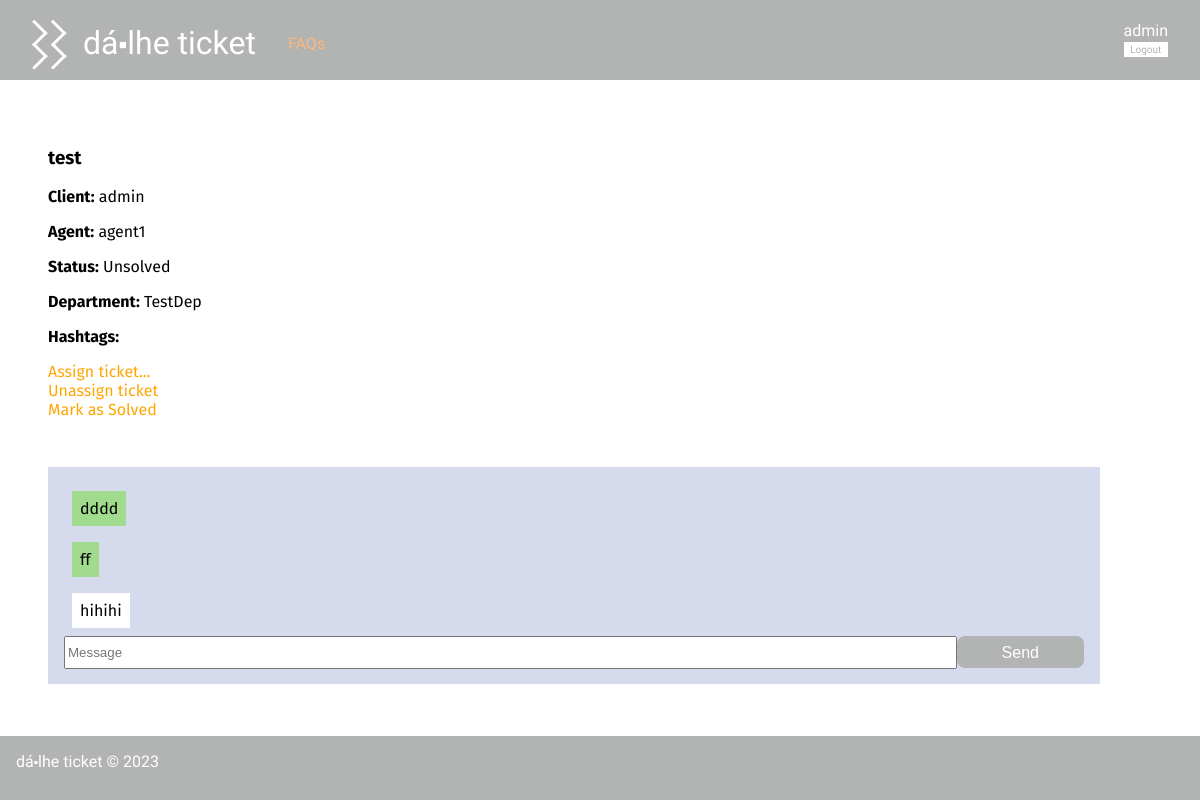
/pages/ticket.php?id=1 (signed in), run on the app's committed database.
### tables this page shows
CREATE TABLE Ticket(
   id integer primary key autoincrement,
   title varchar(60) not null,
   client varchar(20) not null,
   agent varchar(20),
   status varchar(10) not null,
   department varchar(20),
   foreign key (client) references User(username),
   foreign key (agent) references User(username),
   foreign key (department) references Department(name)
);

CREATE TABLE Message(
   id integer primary key autoincrement,
   ticketId integer not null,
   isFromClient boolean not null,
   message text not null,
   author varchar(20) not null,
   foreign key (ticketId) references Ticket(id)
);

### pages/ticket.php (called while the page is built, shortened)
<?php
    require_once(__DIR__ . '/../database/connection.db.php');
    require_once(__DIR__ . '/../database/ticket.class.php');
    require_once(__DIR__ . '/../database/user.class.php');
    require_once(__DIR__ . '/../templates/common.tpl.php');
    require_once(__DIR__ . '/../templates/ticket.tpl.php');
    require_once(__DIR__ . '/../utils/session.php');
    $db = getDatabaseConnection();
    $ticket = Ticket::getTicketById($db, intval($_GET['id']));
    drawTicket($db, $ticket);
?>

### database/ticket.class.php (called while the page is built, shortened)
<?php
    class Ticket {
        public function __construct(int $id, string $title, string $client, ?string $agent, string $status, string $department) {
            $this->id = $id;
            $this->title = $title;
            $this->client = $client;
            $this->agent = $agent;
            $this->status = $status;
            $this->department = $department;
        }
        static public function getTicketById(PDO $db, int $id) : Ticket {
            $stmt = $db->prepare('SELECT * from Ticket WHERE id = ?');
            $stmt->execute(array($id));
            $line = $stmt->fetchAll()[0];
            $ticket = new Ticket(
                $line['id'],
                $line['title'],
                $line['client'],
                $line['agent'],
                $line['status'],
                $line['department'],
            );
            return $ticket;
        }
    }
?>

### utils/session.php (called while the page is built, shortened)
<?php
  class Session {
    public function getName() : ?string {
      return isset($_SESSION['name']) ? $_SESSION['name'] : null;
    }
  }
?>

### database/user.class.php (called while the page is built, shortened)
<?php
class User{
  public function __construct(string $name, string $username, string $email, string $type, string $department){
    $this->username = $username;
    $this->type = $type;
  }
  static public function getUserByUsername(PDO $db, string $username) : User {
    $stmt = $db->prepare('SELECT * from User where username = ?');
    $stmt->execute(array($username));
    $user = $stmt->fetchAll()[0];
    return new User(
      $user['name'],
      $user['username'],
      $user['email'],
      $user['type'],
      $user['department'],
    );
  }
}
?>

### database/message.class.php (called while the page is built, shortened)
<?php
  require_once(__DIR__ . '/../utils/session.php');
  class Message{
    public string $author;
    public function __construct(int $id, int $ticketId, bool $isFromClient, string $message, string $author){
      $this->message = $message;
      $this->author = $author;
    }
    public function isMine(PDO $db){
      $session = new Session();
      return $this->author == $session->getName();
    }
    static public function getAllMessagesFromTicket(PDO $db, int $id) : array {
        $stmt = $db->prepare('
            SELECT m.id, m.ticketId, m.isFromClient, m.message, m.author
            FROM Message m JOIN Ticket t
            ON m.ticketId = t.id
            WHERE t.id = ?
        ');
        $stmt->execute(array($id));
        $messages = array();
        while($message = $stmt->fetch()){
            $messages[] = new Message(
            $message['id'],
            intval($message['ticketId']),
            $message['isFromClient'] == 1,
            $message['message'],
            $message['author']
            );
        }
        return $messages;
    }
  }
?>

### templates/ticket.tpl.php (the view, shortened to what this page needs)
<?php
    require_once(__DIR__ . '/../database/ticket.class.php');
    require_once(__DIR__ . '/../database/message.class.php');
?>
<?php function drawTicket(PDO $db, Ticket $ticket) {
    $session = new Session();
    $me = User::getUserByUsername($db, $session->getName());
    ?>
    <h3><?= $ticket->title ?></h3>
    <div class="ticket_client"><span class="bold">Client:</span> <?= $ticket->client ?></div>
    <?php if($ticket->agent !== null) { ?>
        <div class="ticket_agent"><span class="bold">Agent:</span> <?= $ticket->agent ?></div>
    <?php } ?>
    <div class="ticket_status"><span class="bold">Status:</span> <?= $ticket->status ?></div>
    <div class="ticket_department"><span class="bold">Department:</span> <?= $ticket->department ?></div>
    <div class="ticket_hashtags"><span class="bold">Hashtags: </span>
    </div>
    <?php
        if ($me->type == 'admin' && $ticket->status == 'Unsolved') {
?>
        <a href="../pages/assign_ticket.php?id=<?= $ticket->id ?>">Assign ticket...</a>
<?php
        } if ($ticket->agent != null && $ticket->status == 'Unsolved' && $me->type == 'admin') {
?>
        <a href=<?=("../actions/action_abandon_ticket.php?id=" . $ticket->id)?>>
            Unassign ticket
        </a>
<?php
        }
        if ($me->type == 'admin' || $ticket->agent == $me->username) {
?>
        <a href="../actions/action_change_ticket_status.php?id=<?= $ticket->id ?>">
            Mark as <?= $ticket->status == 'Unsolved'? 'Solved' : 'Unsolved' ?>
        </a>
<?php
        }
    ?>
    <div class="ticket_message_field">
        <div class="ticket_messages">
<?php
    foreach(Message::getAllMessagesFromTicket($db, $ticket->id) as $message) { ?>
            <div class="ticket_message <?= $message->isMine($db) ? 'right' : 'left' ?>">
                <div class="ticket_message_text"><?= $message->message ?></div>
            </div>
        <?php }
        ?>
        </div>
<?php
    if (($ticket->client == $me->username || $ticket->agent == $me->username) && $ticket->status == 'Unsolved') {
        ?>
        <form class="send_message" action="../actions/action_send_message.php" method=post>
            <input type="text" name="message" class="message" placeholder="Message">
            <button type="submit">Send</button>
        </form>
    </div>
<?php
    }
}
?>

### css/style.css (style rules this page uses)
body { font-family: 'Allerta Stencil', sans-serif; margin: 0; padding: 0; display: grid; grid-template-columns: auto; grid-template-rows: 5em auto 4em; grid-template-areas: "header" "main" "footer"; min-height: 100vh; background-color: #b2b3b3; }
form * { display: block; }
a { text-decoration: none; color: orange; }
button { background-color: #b2b3b3; color: #ffffff; border: none; border-radius: 0.5em; padding: 0.5em; font-size: 1em; font-weight: 100; cursor: pointer; margin: 1em 0; }
.username, .email, .type, .ticket_client, .ticket_agent, .ticket_status, .ticket_department, .ticket_hashtags { margin-bottom: 1em; }
.bold { font-weight: bold; }
.send_message { display: grid; grid-template-columns: 7fr 1fr; height: 2em; }
.send_message * { height: 2em; margin: 0; }
.ticket_message_field { width: 85vw; margin-top: 3em; background-color: #d5daed; padding: 1em; }
.ticket_messages { display: grid; }
.ticket_message { padding: 0.5em; margin: 0.5em; width: fit-content; max-width: 90%; overflow-wrap: break-word; }
.right { background-color:#a0db8e; }
.left { background-color: #ffffff; }

### data on the page
ticket: title "test", client "admin", agent "agent1", status "Unsolved", department "TestDep"
message: message "dddd"
message: message "ff"
message: message "hihihi"

### other printed values
$name "dá⬝lhe ticket"
$session->getName() "admin"
